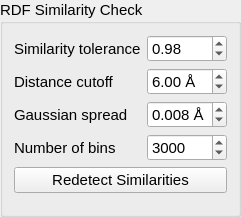
        <widget class="QGroupBox" name="groupBox_11">
         <property name="sizePolicy">
          <sizepolicy hsizetype="Preferred" vsizetype="Maximum">
           <horstretch>0</horstretch>
           <verstretch>0</verstretch>
          </sizepolicy>
         </property>
         <property name="font">
          <font>
           <pointsize>11</pointsize>
          </font>
         </property>
         <property name="title">
          <string>RDF Similarity Check</string>
         </property>
         <layout class="QGridLayout" name="gridLayout_10">
          <item row="3" column="1">
           <widget class="QDoubleSpinBox" name="spin_rdf_sig">
            <property name="minimumSize">
             <size>
              <width>0</width>
              <height>25</height>
             </size>
            </property>
            <property name="font">
             <font>
              <pointsize>11</pointsize>
             </font>
            </property>
            <property name="toolTip">
             <string>&lt;html&gt;&lt;head/&gt;&lt;body&gt;&lt;p&gt;Spread of the gaussian function used to smooth the distribution of bond lengths in RDF vector.&lt;/p&gt;&lt;p&gt;Default: 0.008 Å&lt;/p&gt;&lt;/body&gt;&lt;/html&gt;</string>
            </property>
            <property name="suffix">
             <string> Å</string>
            </property>
            <property name="decimals">
             <number>3</number>
            </property>
            <property name="minimum">
             <double>0.001000000000000</double>
            </property>
            <property name="maximum">
             <double>2.000000000000000</double>
            </property>
            <property name="singleStep">
             <double>0.001000000000000</double>
            </property>
            <property name="value">
             <double>0.008000000000000</double>
            </property>
           </widget>
          </item>
          <item row="4" column="1">
           <widget class="QSpinBox" name="spin_rdf_bin">
            <property name="minimumSize">
             <size>
              <width>0</width>
              <height>25</height>
             </size>
            </property>
            <property name="font">
             <font>
              <pointsize>11</pointsize>
             </font>
            </property>
            <property name="toolTip">
             <string>&lt;html&gt;&lt;head/&gt;&lt;body&gt;&lt;p&gt;Number of bins (data points) for which the RDF calculated within the range of [0, cutoff].&lt;/p&gt;&lt;p&gt;Default: 3000&lt;/p&gt;&lt;/body&gt;&lt;/html&gt;</string>
            </property>
            <property name="minimum">
             <number>100</number>
            </property>
            <property name="maximum">
             <number>10000</number>
            </property>
            <property name="singleStep">
             <number>100</number>
            </property>
            <property name="value">
             <number>3000</number>
            </property>
           </widget>
          </item>
          <item row="1" column="1">
           <widget class="QDoubleSpinBox" name="spin_rdf_tol">
            <property name="minimumSize">
             <size>
              <width>0</width>
              <height>25</height>
             </size>
            </property>
            <property name="font">
             <font>
              <pointsize>11</pointsize>
             </font>
            </property>
            <property name="toolTip">
             <string>&lt;html&gt;&lt;head/&gt;&lt;body&gt;&lt;p&gt;If specified any non-zero value in the (0,1] range, then XtalOpt uses RDF to filter similar structures out of the parents pool.&lt;/p&gt;&lt;p&gt;Structures are excluded if the dot product of their normalized bond-resolved RDF with any existing structure is greater than this tolerance.&lt;/p&gt;&lt;p&gt;Default: 0.98&lt;/p&gt;&lt;p&gt;Suggested value for similarity check: 0.98&lt;/p&gt;&lt;/body&gt;&lt;/html&gt;</string>
            </property>
            <property name="maximum">
             <double>1.000000000000000</double>
            </property>
            <property name="singleStep">
             <double>0.010000000000000</double>
            </property>
            <property name="value">
             <double>0.980000000000000</double>
            </property>
           </widget>
          </item>
          <item row="2" column="1">
           <widget class="QDoubleSpinBox" name="spin_rdf_cut">
            <property name="minimumSize">
             <size>
              <width>0</width>
              <height>25</height>
             </size>
            </property>
            <property name="font">
             <font>
              <pointsize>11</pointsize>
             </font>
            </property>
            <property name="toolTip">
             <string>&lt;html&gt;&lt;head/&gt;&lt;body&gt;&lt;p&gt;The cutoff within which bonds are considered in calculating the RDF vector.&lt;/p&gt;&lt;p&gt;Default: 6 Å&lt;/p&gt;&lt;/body&gt;&lt;/html&gt;</string>
            </property>
            <property name="suffix">
             <string> Å</string>
            </property>
            <property name="minimum">
             <double>0.100000000000000</double>
            </property>
            <property name="maximum">
             <double>20.000000000000000</double>
            </property>
            <property name="singleStep">
             <double>0.100000000000000</double>
            </property>
            <property name="value">
             <double>6.000000000000000</double>
            </property>
           </widget>
          </item>
          <item row="5" column="0" colspan="2">
           <widget class="QPushButton" name="push_sim_reset_2">
            <property name="minimumSize">
             <size>
              <width>0</width>
              <height>25</height>
             </size>
            </property>
            <property name="font">
             <font>
              <pointsize>11</pointsize>
             </font>
            </property>
            <property name="toolTip">
             <string>&lt;html&gt;&lt;head/&gt;&lt;body&gt;&lt;p&gt;Re-examine the similarity of all structures (necessary after changing the above parameters).&lt;/p&gt;&lt;/body&gt;&lt;/html&gt;</string>
            </property>
            <property name="text">
             <string>Redetect Similarities</string>
            </property>
           </widget>
          </item>
          <item row="2" column="0">
           <widget class="QLabel" name="label_14">
            <property name="font">
             <font>
              <pointsize>11</pointsize>
             </font>
            </property>
            <property name="text">
             <string>Distance cutoff</string>
            </property>
           </widget>
          </item>
          <item row="1" column="0">
           <widget class="QLabel" name="label_13">
            <property name="font">
             <font>
              <pointsize>11</pointsize>
             </font>
            </property>
            <property name="text">
             <string>Similarity tolerance</string>
            </property>
           </widget>
          </item>
          <item row="3" column="0">
           <widget class="QLabel" name="label_15">
            <property name="font">
             <font>
              <pointsize>11</pointsize>
             </font>
            </property>
            <property name="text">
             <string>Gaussian spread</string>
            </property>
           </widget>
          </item>
          <item row="4" column="0">
           <widget class="QLabel" name="label_16">
            <property name="font">
             <font>
              <pointsize>11</pointsize>
             </font>
            </property>
            <property name="text">
             <string>Number of bins</string>
            </property>
           </widget>
          </item>
          <item row="6" column="0">
           <spacer name="verticalSpacer_3">
            <property name="orientation">
             <enum>Qt::Vertical</enum>
            </property>
            <property name="sizeHint" stdset="0">
             <size>
              <width>20</width>
              <height>10</height>
             </size>
            </property>
           </spacer>
          </item>
         </layout>
        </widget>
